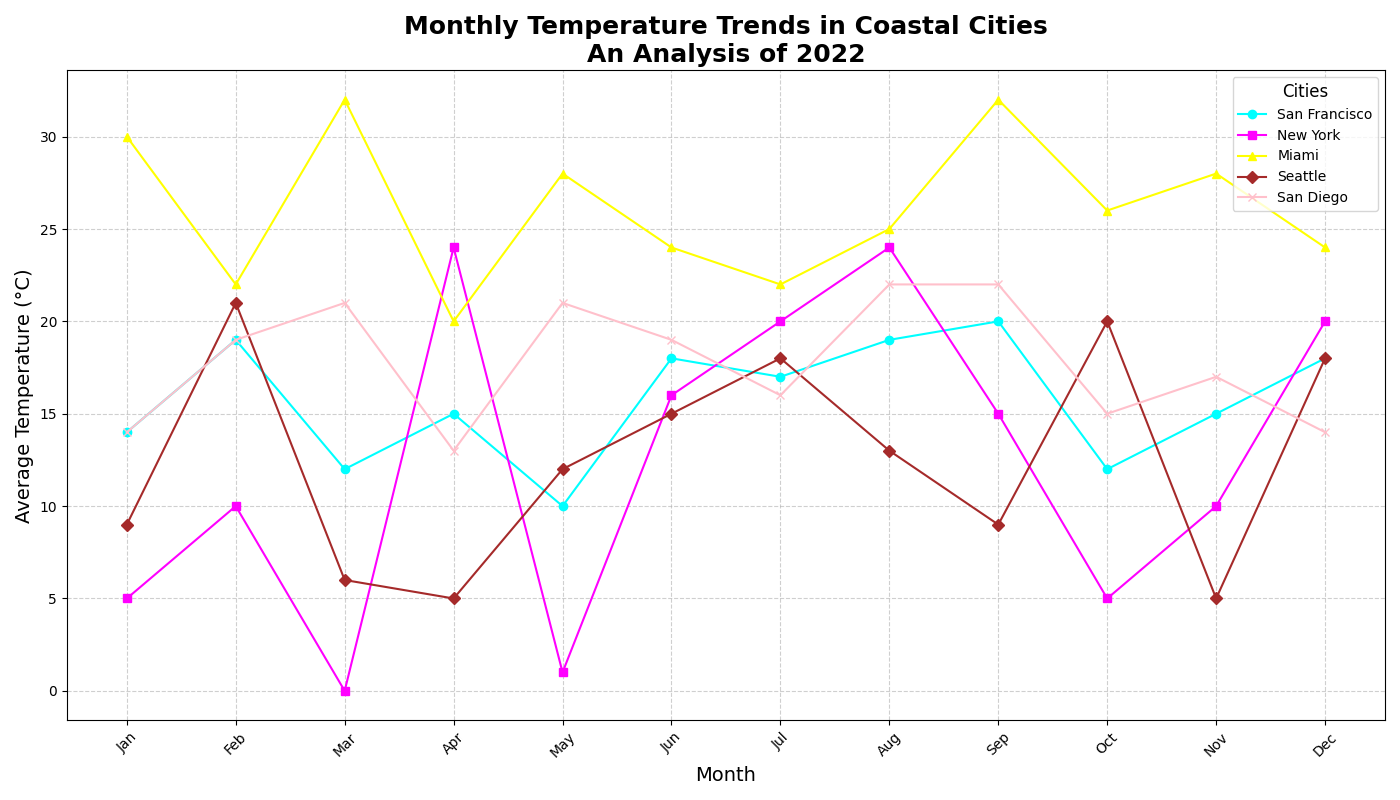

The script that drew this image:
import matplotlib.pyplot as plt
import numpy as np

months = np.array(['Jan', 'Feb', 'Mar', 'Apr', 'May', 'Jun', 'Jul', 'Aug', 'Sep', 'Oct', 'Nov', 'Dec'])

san_francisco_temps = np.array([14, 19, 12, 15, 10, 18, 17, 19, 20, 12, 15, 18])
new_york_temps = np.array([5, 10, 0, 24, 1, 16, 20, 24, 15, 5, 10, 20])
miami_temps = np.array([30, 22, 32, 20, 28, 24, 22, 25, 32, 26, 28, 24])
seattle_temps = np.array([9, 21, 6, 5, 12, 15, 18, 13, 9, 20, 5, 18])
san_diego_temps = np.array([14, 19, 21, 13, 21, 19, 16, 22, 22, 15, 17, 14])

plt.figure(figsize=(14, 8))

plt.plot(months, san_francisco_temps, marker='o', linestyle='-', label='San Francisco', color='cyan')
plt.plot(months, new_york_temps, marker='s', linestyle='-', label='New York', color='magenta')
plt.plot(months, miami_temps, marker='^', linestyle='-', label='Miami', color='yellow')
plt.plot(months, seattle_temps, marker='D', linestyle='-', label='Seattle', color='brown')
plt.plot(months, san_diego_temps, marker='x', linestyle='-', label='San Diego', color='pink')

plt.title('Monthly Temperature Trends in Coastal Cities\nAn Analysis of 2022', fontsize=18, fontweight='bold')
plt.xlabel('Month', fontsize=14)
plt.ylabel('Average Temperature (°C)', fontsize=14)

plt.grid(True, linestyle='--', alpha=0.6)
plt.legend(title='Cities', title_fontsize=12, fontsize=10, loc='upper right')
plt.xticks(rotation=45)
plt.tight_layout()

plt.show()
